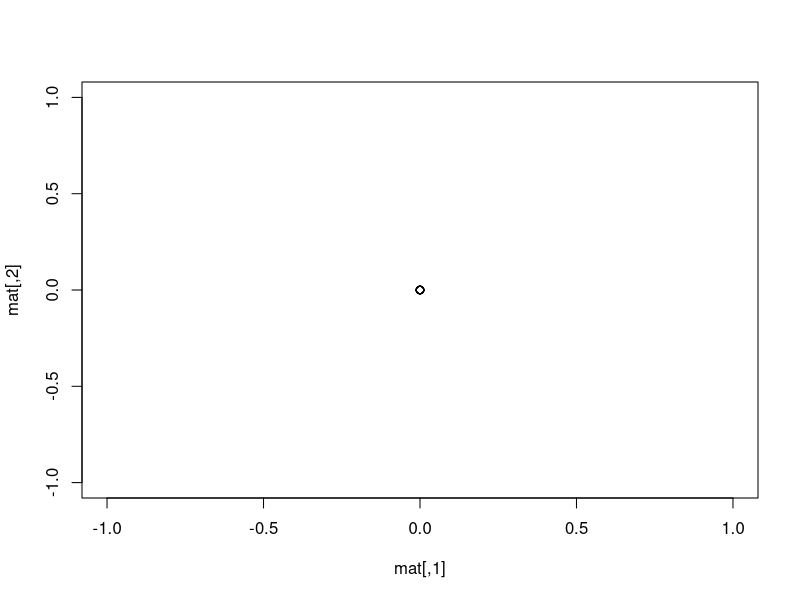

The R script that drew this image:
# First one calculated by hand
# Puzzle number is 361527
# sqrt(361527) is 601.2711
# side length is 601, so 361527 is 25 above the middle
# 26 + 300 (half of a side) is 326


# Second
steps <- 100000

vals <- c(1, 1, 2, 4, 5, 10, 11, 23, 25)

size = 13

mat <- matrix(0, nrow = size, ncol = size)

mid = (size-1)/2

# fill initial values
mat[[mid, mid]] = 1
mat[[mid, mid+1]] = 1
mat[[mid-1, mid+1]] = 2
mat[[mid-1, mid]] = 4
mat[[mid-1, mid-1]] = 5
mat[[mid, mid-1]] = 10
mat[[mid+1, mid-1]] = 11
mat[[mid+1, mid]] = 23
mat[[mid+1, mid+1]] = 25
mat[[mid+1, mid+2]] = 26


# set direction
dir <- c("u", "l", "d", "r")

getNextCDir <- function(cDir) {
	if (cDir == 4) {
		return(1)
	}
	return(cDir + 1)
}

cDir = 1

# set initial position
posX = mid
posY = mid+2

# loop until the number is greater than the puzzle
# keep track of position
for (i in 10:100) {
	direc = dir[[cDir]]

	print(direc)

	mat[[posX, posY]] <- sum(
			mat[[posX+1, posY]],
			mat[[posX+1, posY+1]],
			mat[[posX, posY+1]],
			mat[[posX-1, posY+1]],
			mat[[posX-1, posY]],
			mat[[posX-1, posY-1]],
			mat[[posX, posY-1]],
			mat[[posX+1, posY-1]]
			)

	if (mat[[posX, posY]] > 361527) {
		print("Done")
		print(mat[[posX, posY]])
		break
	}

	if (direc == "u") {
		if (mat[[posX, posY-1]] == 0) {
			cDir <- getNextCDir(cDir)
		} else {
			posX <- posX - 1
		}
	}

	if (direc == "l") {
		if (mat[[posX+1, posY]] == 0) {
			cDir <- getNextCDir(cDir)
		} else {
			posY <- posY -1
		}
	}

	if (direc == "d") {
		if (mat[[posX, posY+1]] == 0) {
			cDir <- getNextCDir(cDir)
		} else {
			posX <- posX + 1
		}
	}

	if (direc == "r") {
		if (mat[[posX-1, posY]] == 0) {
			cDir <- getNextCDir(cDir)
		} else {
			posY <- posY + 1
		}
	}

}
print(mat)
plot(mat)